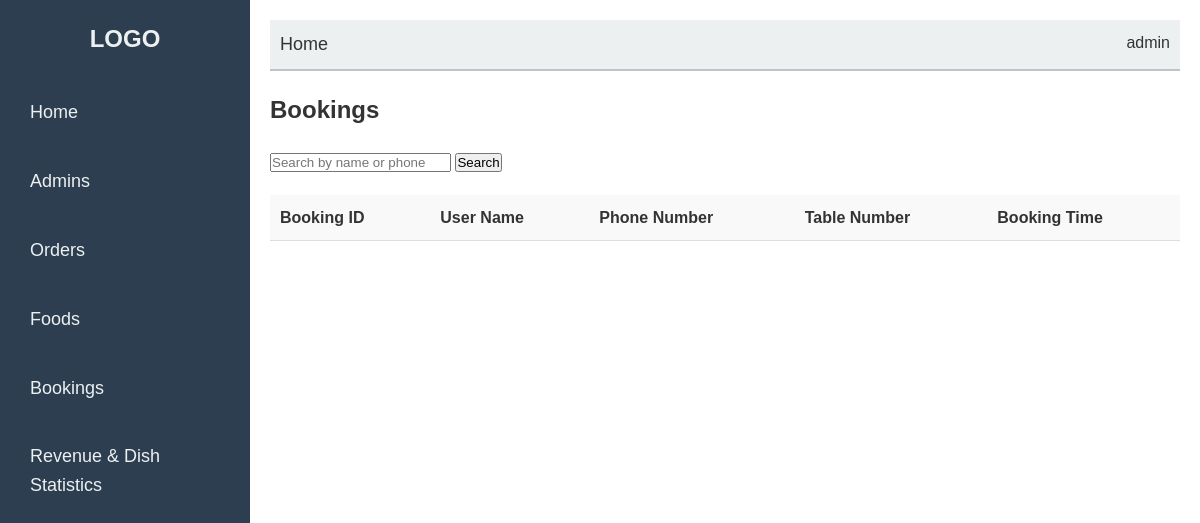
The app's page /admin_interface/books.php, older data.
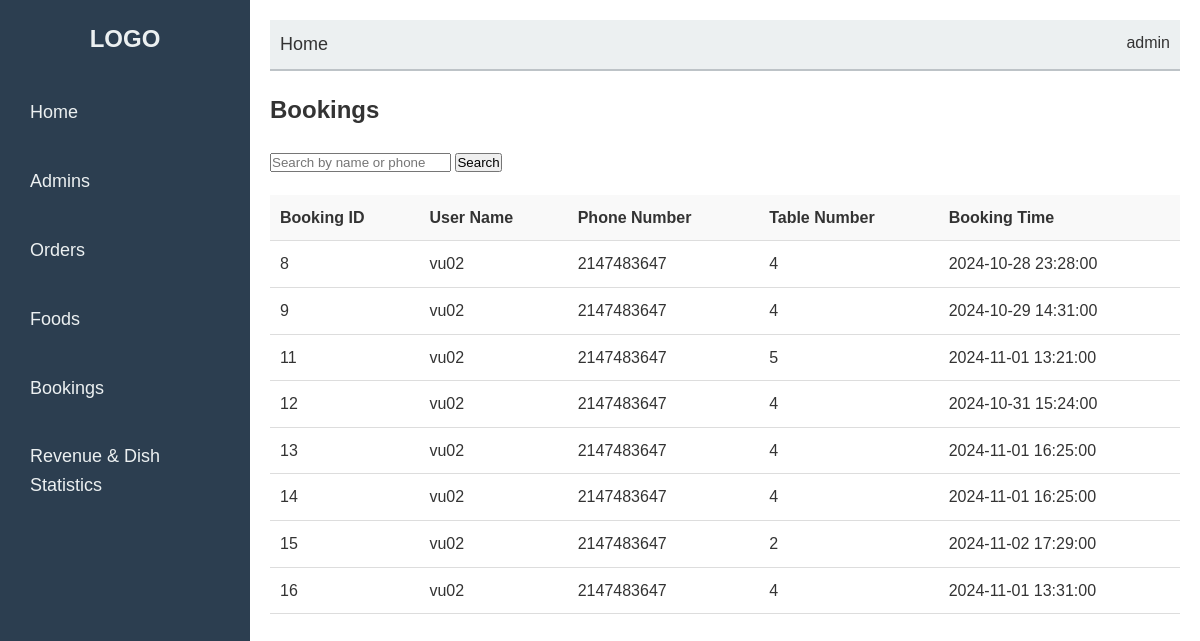
The same page, newer data.
### tables this page shows
CREATE TABLE `booking_history` (
  `booking_id` int(11) NOT NULL,
  `user_id` int(11) DEFAULT NULL,
  `booking_code` varchar(50) DEFAULT NULL,
  `booking_time` datetime DEFAULT NULL,
  `booking_day` date DEFAULT NULL,
  `table_id` int(11) DEFAULT NULL,
  `special_request` text DEFAULT NULL,
  `table_number` varchar(11) NOT NULL
);

CREATE TABLE `user` (
  `user_id` int(11) NOT NULL,
  `user_name` varchar(100) NOT NULL,
  `phone_number` int(11) DEFAULT NULL,
  `email` varchar(100) DEFAULT NULL,
  `password` text NOT NULL,
  `role` int(11) NOT NULL
);

CREATE TABLE `restaurant_table` (
  `table_id` int(11) NOT NULL,
  `table_number` int(11) NOT NULL,
  `status` varchar(20) DEFAULT 'empty',
  `user_id` int(11) DEFAULT NULL
);

### admin_interface/books.php (the view, shortened to what this page needs)
<?php
include("config/config.php");
$search_query = "";
$sql = "SELECT b.booking_id, u.user_name, u.phone_number, t.table_number, b.booking_time
        FROM booking_history b
        JOIN user u ON b.user_id = u.user_id
        JOIN restaurant_table t ON b.table_id = t.table_id";
$result = $mysqli->query($sql);
?>
<!DOCTYPE html>
<html lang="en">
<head>
    <link rel="stylesheet" href="books.css">
</head>
<body>
    <div class="sidebar">
        <h2>LOGO</h2>
        <ul>
            <li><a href="admin.php">Home</a></li>
            <li><a href="admins.php">Admins</a></li>
            <li><a href="orders.php">Orders</a></li>
            <li><a href="foods.php">Foods</a></li>
            <li><a href="books.php">Bookings</a></li>
            <li><a href="statistics.php" class="button">Revenue & Dish Statistics</a></li>
        </ul>
    </div>
    <div class="main-content">
        <div class="navbar">
            <a href="#">Home</a>
            <span>admin</span>
        </div>
        <div class="bookings-section">
            <h2>Bookings</h2>
            <form method="post" action="">
                <input type="text" name="search" placeholder="Search by name or phone" value="<?php echo htmlspecialchars($search_query); ?>">
                <button type="submit">Search</button>
            </form>
            <table>
                <thead>
                    <tr>
                        <th>Booking ID</th>
                        <th>User Name</th>
                        <th>Phone Number</th>
                        <th>Table Number</th>
                        <th>Booking Time</th>
                    </tr>
                </thead>
                <tbody>
                    <?php while ($row = $result->fetch_assoc()): ?>
                        <tr>
                            <td><?php echo htmlspecialchars($row['booking_id']); ?></td>
                            <td><?php echo htmlspecialchars($row['user_name']); ?></td>
                            <td><?php echo htmlspecialchars($row['phone_number']); ?></td>
                            <td><?php echo htmlspecialchars($row['table_number']); ?></td>
                            <td><?php echo htmlspecialchars($row['booking_time']); ?></td>
                        </tr>
                    <?php endwhile; ?>
                </tbody>
            </table>
        </div>
    </div>
</body>
</html>

### admin_interface/books.css (style rules this page uses)
* { margin: 0; padding: 0; box-sizing: border-box; }
body { font-family: 'Arial', sans-serif; background-color: #f0f2f5; color: #333; line-height: 1.6; display: flex; }
.sidebar { width: 250px; background-color: #2c3e50; height: 100vh; padding: 20px; position: fixed; top: 0; left: 0; }
.sidebar h2 { color: #ecf0f1; font-size: 24px; text-align: center; margin-bottom: 30px; }
.sidebar ul { list-style-type: none; padding: 0; }
.sidebar ul li { margin-bottom: 20px; }
.sidebar ul li a { color: #ecf0f1; text-decoration: none; font-size: 18px; padding: 10px; display: block; transition: background-color 0.3s ease; }
.main-content { margin-left: 250px; padding: 20px; width: calc(100% - 250px); background-color: #fff; min-height: 100vh; box-shadow: 0 2px 4px rgba(0, 0, 0, 0.1); }
.navbar { display: flex; justify-content: space-between; background-color: #ecf0f1; padding: 10px; border-bottom: 2px solid #bdc3c7; }
.navbar a { color: #333; text-decoration: none; font-size: 18px; }
.bookings-section { margin-top: 20px; }
.bookings-section h2 { font-size: 24px; margin-bottom: 20px; }
table { width: 100%; border-collapse: collapse; margin-top: 20px; }
th, td { padding: 10px; text-align: left; border-bottom: 1px solid #ddd; }
th { background-color: #f9f9f9; font-weight: bold; }

Row changes from the older to the newer data that the page shows:
added booking_history: booking_id "8", user.user_name "vu02", user.phone_number "2147483647", table.table_number "4", booking_time "2024-10-28 23:28:00"
added booking_history: booking_id "9", user.user_name "vu02", user.phone_number "2147483647", table.table_number "4", booking_time "2024-10-29 14:31:00"
added booking_history: booking_id "11", user.user_name "vu02", user.phone_number "2147483647", table.table_number "5", booking_time "2024-11-01 13:21:00"
added booking_history: booking_id "12", user.user_name "vu02", user.phone_number "2147483647", table.table_number "4", booking_time "2024-10-31 15:24:00"
added booking_history: booking_id "13", user.user_name "vu02", user.phone_number "2147483647", table.table_number "4", booking_time "2024-11-01 16:25:00"
added booking_history: booking_id "14", user.user_name "vu02", user.phone_number "2147483647", table.table_number "4", booking_time "2024-11-01 16:25:00"
added booking_history: booking_id "15", user.user_name "vu02", user.phone_number "2147483647", table.table_number "2", booking_time "2024-11-02 17:29:00"
added booking_history: booking_id "16", user.user_name "vu02", user.phone_number "2147483647", table.table_number "4", booking_time "2024-11-01 13:31:00"
